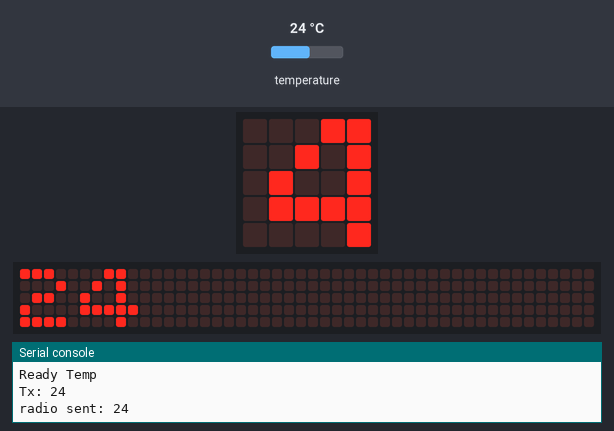
A program run on a simulated BBC micro:bit running MicroPython. On the bench: the board's 5×5 LED display, a strip that is not on the board, showing the scrolling text unrolled, the last lines printed to the serial console. The test bench sets the inputs (shaded band); at power-on: temperature 24 °C. No radio messages arrive unless stated (any console line starting 'radio sent:' is added by the test bench); the 48×5 strip is a reading aid, not a part: it shows the text the display is scrolling, unrolled, one strip-width of it at a time.

Above: at 5.17 s.
5.2 s: temperature set to 12 °C
At 11.22 s:
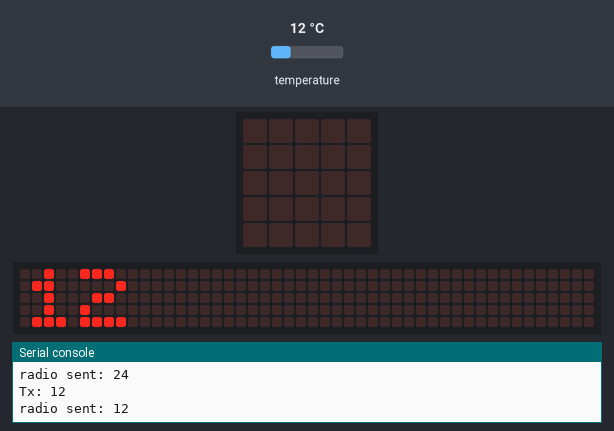
14.7 s: temperature set to 19 °C
At 18.32 s:
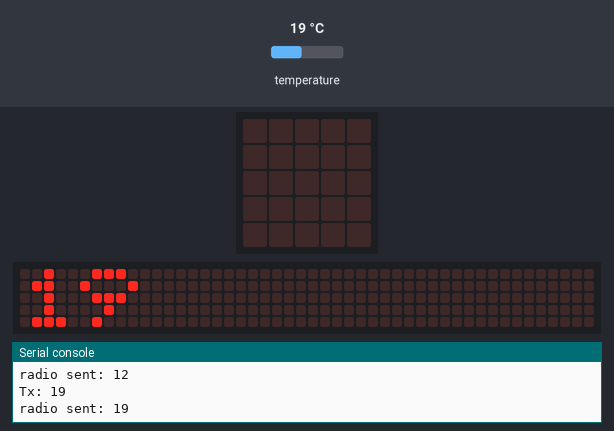
21.9 s: temperature set to 28 °C
At 25.58 s:
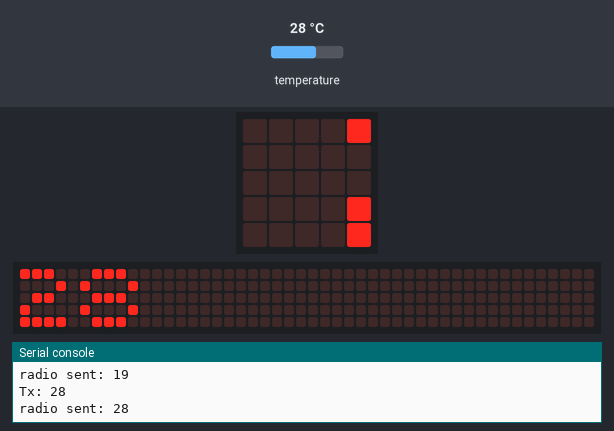

The program:

example03_temp.py
```python
import radio
from microbit import *

radio.on()
print('Ready Temp')
display.scroll('Temp')
while True:
	tx = str(temperature())
	print('Tx:',tx)
	radio.send(tx)
	display.scroll(tx)
	sleep(5000)
```
